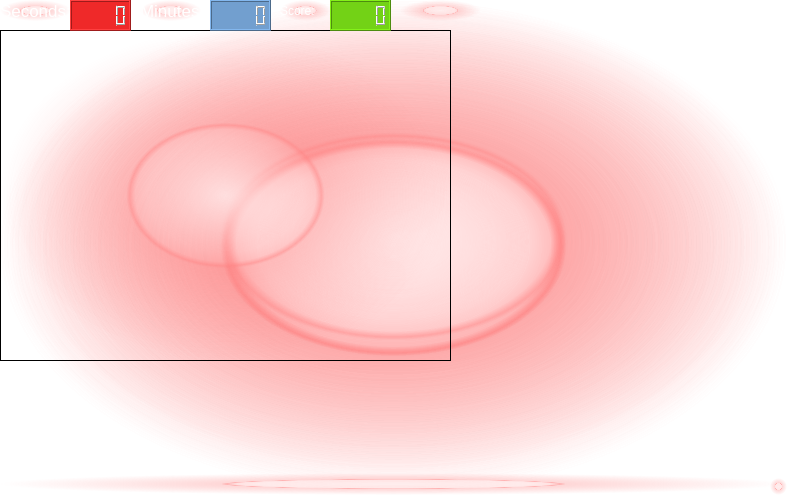
<?xml version="1.0" encoding="UTF-8"?>
<ui version="4.0">
 <class>StudentMainWindow</class>
 <widget class="QMainWindow" name="StudentMainWindow">
  <property name="geometry">
   <rect>
    <x>0</x>
    <y>0</y>
    <width>787</width>
    <height>495</height>
   </rect>
  </property>
  <property name="cursor">
   <cursorShape>BlankCursor</cursorShape>
  </property>
  <property name="windowTitle">
   <string>MainWindow</string>
  </property>
  <property name="styleSheet">
   <string notr="true">background-color: qradialgradient(spread:pad, cx:0.5, cy:0.5, radius:0.5, fx:0.5, fy:0.5, stop:0 rgba(255, 235, 235, 206), stop:0.35 rgba(255, 188, 188, 80), stop:0.4 rgba(255, 162, 162, 80), stop:0.425 rgba(255, 132, 132, 156), stop:0.44 rgba(252, 128, 128, 80), stop:1 rgba(255, 255, 255, 0));</string>
  </property>
  <widget class="QWidget" name="centralwidget">
   <widget class="QGraphicsView" name="graphicsView">
    <property name="geometry">
     <rect>
      <x>0</x>
      <y>30</y>
      <width>451</width>
      <height>331</height>
     </rect>
    </property>
   </widget>
   <widget class="QLCDNumber" name="LCDseconds">
    <property name="geometry">
     <rect>
      <x>70</x>
      <y>0</y>
      <width>61</width>
      <height>31</height>
     </rect>
    </property>
    <property name="styleSheet">
     <string notr="true">background-color: rgb(239, 41, 41);
font: 15pt &quot;Cantarell&quot;;</string>
    </property>
   </widget>
   <widget class="QLCDNumber" name="LCDminutes">
    <property name="geometry">
     <rect>
      <x>210</x>
      <y>0</y>
      <width>61</width>
      <height>31</height>
     </rect>
    </property>
    <property name="styleSheet">
     <string notr="true">background-color: rgb(114, 159, 207);</string>
    </property>
   </widget>
   <widget class="QLabel" name="minute_label">
    <property name="geometry">
     <rect>
      <x>140</x>
      <y>0</y>
      <width>61</width>
      <height>21</height>
     </rect>
    </property>
    <property name="font">
     <font>
      <family>Cantarell</family>
      <pointsize>13</pointsize>
      <weight>50</weight>
      <italic>false</italic>
      <bold>false</bold>
     </font>
    </property>
    <property name="styleSheet">
     <string notr="true">font: 13pt &quot;Cantarell&quot;;
color: rgb(255, 255, 255);</string>
    </property>
    <property name="text">
     <string>Minutes:</string>
    </property>
   </widget>
   <widget class="QLabel" name="seconds_label">
    <property name="geometry">
     <rect>
      <x>0</x>
      <y>0</y>
      <width>71</width>
      <height>21</height>
     </rect>
    </property>
    <property name="font">
     <font>
      <family>Cantarell</family>
      <pointsize>13</pointsize>
      <weight>50</weight>
      <italic>false</italic>
      <bold>false</bold>
     </font>
    </property>
    <property name="styleSheet">
     <string notr="true">font: 13pt &quot;Cantarell&quot;;
color: rgb(255, 255, 255);</string>
    </property>
    <property name="text">
     <string>Seconds:</string>
    </property>
   </widget>
   <widget class="QLabel" name="status_label">
    <property name="geometry">
     <rect>
      <x>400</x>
      <y>0</y>
      <width>81</width>
      <height>21</height>
     </rect>
    </property>
    <property name="styleSheet">
     <string notr="true">color: rgb(255, 255, 255);</string>
    </property>
    <property name="text">
     <string/>
    </property>
   </widget>
   <widget class="QLabel" name="score_label">
    <property name="geometry">
     <rect>
      <x>280</x>
      <y>0</y>
      <width>51</width>
      <height>21</height>
     </rect>
    </property>
    <property name="styleSheet">
     <string notr="true">font: 13pt &quot;Cantarell&quot;;
color: rgb(255, 255, 255);</string>
    </property>
    <property name="text">
     <string>Score:</string>
    </property>
   </widget>
   <widget class="QLCDNumber" name="LCDscore">
    <property name="geometry">
     <rect>
      <x>330</x>
      <y>0</y>
      <width>61</width>
      <height>31</height>
     </rect>
    </property>
    <property name="styleSheet">
     <string notr="true">background-color: rgb(115, 210, 22);</string>
    </property>
   </widget>
  </widget>
  <widget class="QMenuBar" name="menubar">
   <property name="geometry">
    <rect>
     <x>0</x>
     <y>0</y>
     <width>787</width>
     <height>25</height>
    </rect>
   </property>
  </widget>
  <widget class="QStatusBar" name="statusbar"/>
 </widget>
 <resources/>
 <connections/>
</ui>
